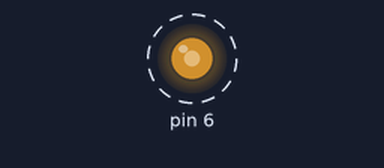
Recording of a sketch running on a simulated Arduino Uno, built with avr-gcc and run on an emulated ATmega328P. On the bench: output pins drawn as LEDs (lit = HIGH). Dashed ring = blinking.

Above: at 0.05 s.
Timing chart, 0 to 4.6 s (numbered marks = the images above):
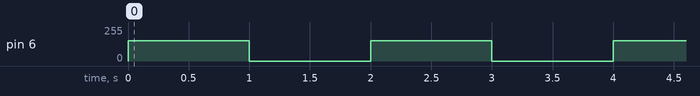

The sketch:

VibrationMotorTest.ino
```cpp
void setup() {
  pinMode(6, OUTPUT);
}

void loop() {
  analogWrite(6, 153);
  delay(1000);
  analogWrite(6, 0);
  delay(1000);
}
```

Measured:
- by itself, pin 6: alternates 153/255 for 1.0 s and 0/255 for 1.0 s
